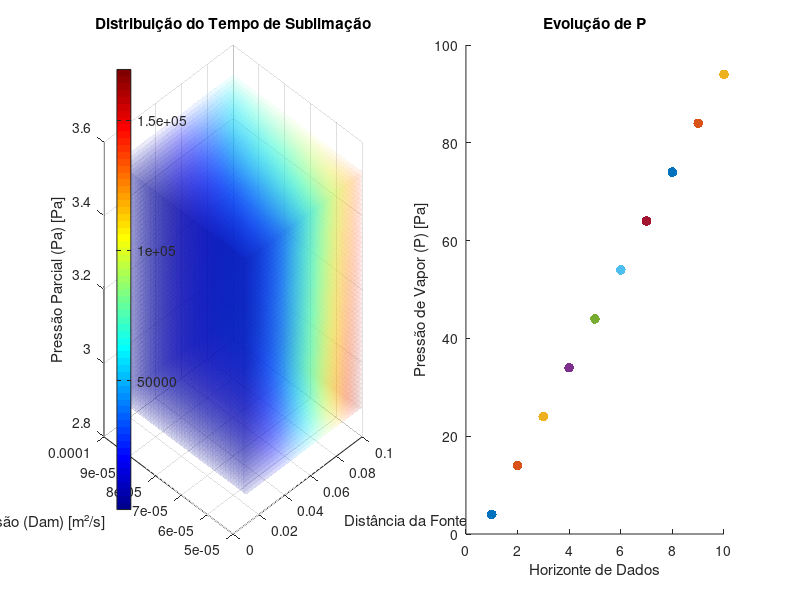

Source code (MATLAB):
clc;
clear;

#4D

#Eixo x: distância da fonte (R)
#Eixo y: o coeficiente de difusão (Dam)
#Eixo z: a Pressão parcial da espécie que sublima (Pa)

#Cor: tempo para sublimação de uma camada da espécie
#Parametro P: a pressão de vapor da espécie que sublima


% Definição das variáveis
Rinf = 0.01;  % Limite inferior da distância da fonte [m]
Rsup = 0.1;   % Limite superior da distância da fonte
pR = (Rsup - Rinf) / 10;

Daminf = 0.00005;  % Limite inferior do coeficiente de difusão [m²/s]
Damsup = 0.0001;   % Limite superior do coeficiente de difusão
pDam = (Damsup - Daminf) / 10;

Painf = 2.88;  % Limite inferior da pressão parcial [Pa]
Pasup = 3.52;  % Limite superior da pressão parcial
pPa = (Pasup - Painf) / 10;

% Refinamento das fatias para visualização
pRs = pR / 5;
pDams = pDam / 5;
pPas = pPa / 5;

NR = round((Rsup - Rinf) / pR);
NDam = round((Damsup - Daminf) / pDam);
NPa = round((Pasup - Painf) / pPa);

[R, Dam, Pa] = meshgrid(Rinf:pR:Rsup, Daminf:pDam:Damsup, Painf:pPa:Pasup);
Rslice = Rinf:pRs:Rsup;
Damslice = Daminf:pDams:Damsup;
Paslice = Painf:pPas:Pasup;

% Parâmetros físicos
colormap(jet);
nhz = 1; % Contador do horizonte de dados
Rg = 8.314; % Constante dos gases [J/(mol*K)]
T = 298;   % Temperatura [K]

% Inicialização de variáveis para iteração
P = 4;       % Pressão inicial [Pa]
PLim = 100;  % Pressão limite [Pa]
passoP = 10; % Incremento de pressão [Pa]
pontosp = 0;

abc = []; % Vetor para armazenar dados 4D

while (P <= PLim)
    % Cálculo do tempo de sublimação
    v = (R.^2) ./ ((Dam .* P) ./ (Rg * T) .* log(P ./ (P - Pa)));

    % Plotagem do gráfico 3D com slices
    subplot(1,2,1);
    s1 = slice(R, Dam, Pa, v, Rslice, Damslice, Paslice);
    set(s1, 'FaceAlpha', 0.08);
    shading interp;
    view(-45, 25);
    colorbar('west');
    xlabel('Distância da Fonte (R) [m]');
    ylabel('Coef. Difusão (Dam) [m²/s]');
    zlabel('Pressão Parcial (Pa) [Pa]');
    title('Distribuição do Tempo de Sublimação');

    pause(0.0001);

    % Gráfico de evolução do parâmetro P
    subplot(1,2,2);
    scatter(nhz, P, 50, 'filled'); hold on;
    xlabel('Horizonte de Dados');
    ylabel('Pressão de Vapor (P) [Pa]');
    title('Evolução de P');
    nhz = nhz + 1;

    % Armazenamento dos valores calculados
    for c = 1:NPa+1
        for i = 1:NDam+1
            for j = 1:NR+1
                v_atual = (R(i,j,c)^2) / ((Dam(i,j,c) * P) / (Rg * T) * log(P / (P - Pa(i,j,c))));
                abc = [abc; R(i,j,c), Dam(i,j,c), Pa(i,j,c), v_atual, P];
            end
        end
    end

    P = P + passoP;
    pontosp = pontosp + 1;
end

% === DADOS A SALVAR ===

%ATENCAO
%Insira esse código após o trecho em que foi definida e criada uma matriz, para fins de exemplificação irei definir uma matriz genérica.



% === NOMES DAS VARIAVEIS (Cabecalho) ===

% Aqui voce escreve manualmente os nomes das variaveis/colunas que estarão no excell:

% Essa parte é só formatacao, nao vai interferir diretamente nos valores, apenas como eles são apresentador no excell

cabecalho = {'Distância da Fonte [R]', 'Dam [m²/2]', 'Pressao parcial [Pa]', 'Distribuição do Tempo de Difusão', 'Pressão Total [P]'}; % O código vai adaptar as colunas com a quantidade de variaveis então se tiver 4+ variáveis basta acrescentar mais títulos com formatação igual aos anteriores, se tiver menos que 4 variaveis basta tirar os títulos.


% === LIMITAR DADOS/LINHAS DA PLANILHA ===

% numero maximo de linhas que desejar salvar
limite = 2000;

% limitador de linhas
num_linhas = min(limite, size(abc, 1));



% === NOME DO ARQUIVO ===
% Defina o nome do arquivo csv. Apenas nao tire o ".csv"

nome_arquivo = 'TRFM3c_Ex.csv'; % Aqui basta alterar qual o nome que vc deseja que o arquivo csv tenha, dá pra trocar o formato do arquivo, mas n recomendo pq deu erro.



% === CRIAÇÃO DO ARQUIVO CSV ===
% N precisa alterar nada aqui

% Nesse trecho o octave esta colocando os titulos no arquivo csv e pulando uma linha para que os dados da matriz sejam inseridos dali pra baixo.

fid = fopen(nome_arquivo, 'w');  % abre o arquivo para escrita

% Escreve os nomes das colunas (cabeçalho)
fprintf(fid, '%s', cabecalho{1});
for i = 2:length(cabecalho)
    fprintf(fid, ';%s', cabecalho{i});  % usa ; como separador
end
fprintf(fid, '\n');  % pula para a próxima linha

% ==============================

% === SALVANDO OS DADOS NO VSC ===

% agr o codigo vai estar inserindo os dados no arquivo

% ATENCAO

% Altere colocando o nome da matriz em todos os espaços aqui embaixo

% Escreve os dados numéricos
for i = 1:num_linhas                       % substitua "nomematriz" pelo nome da matriz que vc quer pegar os valores
    fprintf(fid, '%g', abc(i, 1));           % substitua "nomematriz"
    for j = 2:size(abc, 2)                   % substitua "nomematriz"
        fprintf(fid, ';%g', abc(i, j));      % substitua "nomematriz"
    end
    fprintf(fid, '\n');  % nova linha a cada linha de dados
end

fclose(fid);  % fecha o arquivo

% É isso por hoje pessoal.

% Gerador de planilhas concluido AH EHHHH!!
% Para esclarecer duvidas só falar com eu @zophictor

% Determinação do tempo mínimo de sublimação
[~, vmin] = min(abc(:,4));
fprintf('\nPonto de Mínimo:  R = %.5f  Dam = %.5f  Pa = %.5f  v = %.5f  P = %.5f', abc(vmin,:));

% Determinação do tempo máximo de sublimação
[~, vmax] = max(abc(:,4));
fprintf('\nPonto de Máximo:  R = %.5f  Dam = %.5f  Pa = %.5f  v = %.5f  P = %.5f', abc(vmax,:));
